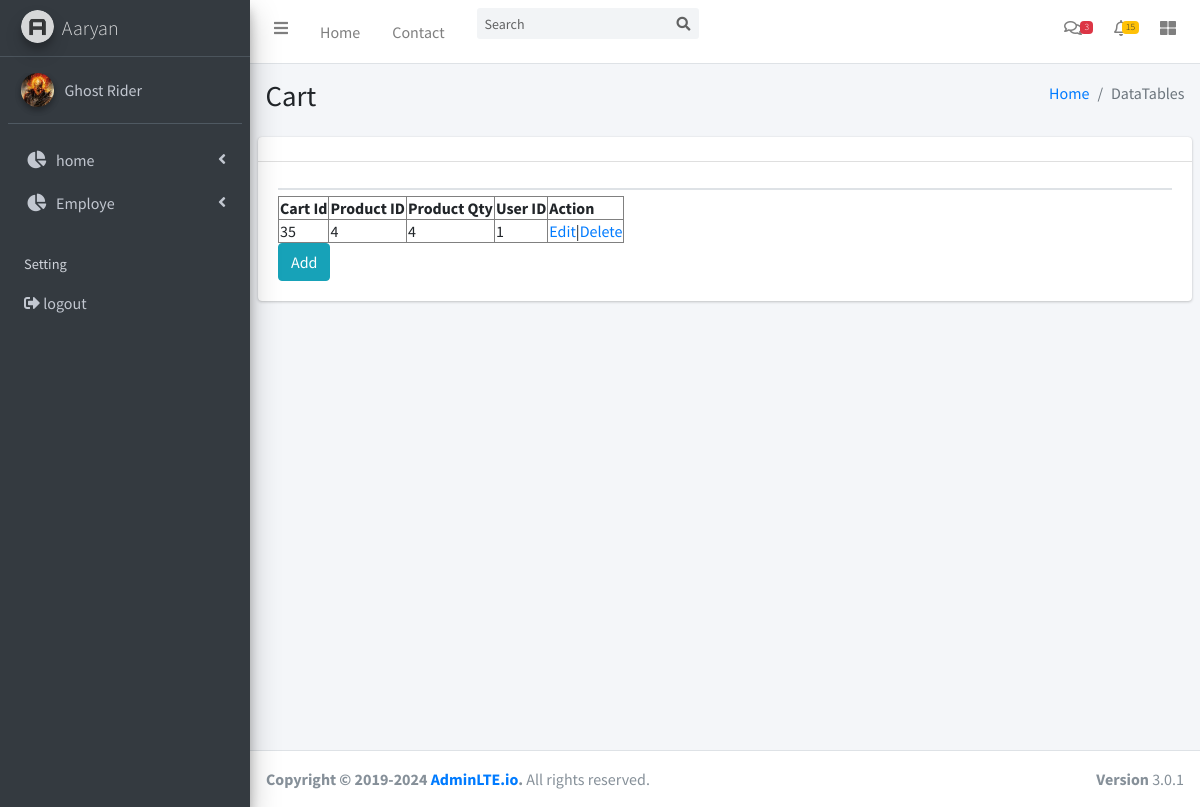
Screenshot of /adminLTE-theme/cart.php with the database file from the repository.
### tables this page shows
CREATE TABLE `tbl_cart` (
  `cart_id` int(11) NOT NULL,
  `product_id` int(11) NOT NULL,
  `product_qty` int(11) NOT NULL,
  `user_id` int(11) NOT NULL
);

### adminLTE-theme/cart.php (the view, shortened to what this page needs)
<?php
require './at_class1.php';
?>
<!DOCTYPE html>
<html>
<head>
    <link rel="stylesheet" href="plugins/fontawesome-free/css/all.min.css">
    <link rel="stylesheet" href="https://code.ionicframework.com/ionicons/2.0.1/css/ionicons.min.css">
    <link rel="stylesheet" href="plugins/datatables-bs4/css/dataTables.bootstrap4.css">
    <link rel="stylesheet" href="dist/css/adminlte.min.css">
</head>
<body class="hold-transition sidebar-mini">
    <div class="wrapper">
        <?php
        include './topmenu.php';
        ?>
        <?php
        include './sidebar.php'
        ?>
        <div class="content-wrapper">
            <section class="content-header">
                <div class="container-fluid">
                    <div class="row mb-2">
                        <div class="col-sm-6">
                            <h1>Cart</h1>
                        </div>
                        <div class="col-sm-6">
                            <ol class="breadcrumb float-sm-right">
                                <li class="breadcrumb-item"><a href="#">Home</a></li>
                                <li class="breadcrumb-item active">DataTables</li>
                            </ol>
                        </div>
                    </div>
                </div>
            </section>
            <section class="content">
                <div class="row">
                    <div class="col-12">
                        <div class="card">
                            <div class="card-header">
                            </div>
                            <div class="card-body">
                                <table id="example1" class="table table-bordered table-striped">
                                    <thead>
                                        <tr>
                                            <table border='1'>
                                                <tr>
                                                    <th>Cart Id</th>
                                                    <th>Product ID</th>
                                                    <th>Product Qty</th>
                                                    <th>User ID</th>
                                                    <th>Action</th>
                                                </tr>
                                    </thead>
                                    <tbody>
                                        <?php
                                        $q = mysqli_query($connection, "select * from tbl_cart") or die(mysqli_error($connection));
                                        while ($row = mysqli_fetch_array($q)) {
                                            echo "<tr>";
                                            echo "<td>{$row['cart_id']}</td>";
                                            echo "<td>{$row['product_id']}</td>";
                                            echo "<td>{$row['product_qty']}</td>";
                                            echo "<td>{$row['user_id']}</td>";
                                            echo"<td><a href='edit4.php?eid={$row['cart_id']}'>Edit</a>|<a href='cart.php?did={$row['cart_id']}'onclick='return confirmDelete()'>Delete</a></td>";
                                            echo "</tr>";
                                        }
                                        ?>
                                    </tbody>
                                </table>
                                <button type="button" onclick="window.location='addCart.php';" class="btn btn-info">Add</button>
                            </div>
                        </div>
                    </div>
                </div>
            </section>
        </div>
        <footer class="main-footer">
            <div class="float-right d-none d-sm-block">
                <b>Version</b> 3.0.1
            </div>
            <strong>Copyright &copy; 2019-2024 <a href="http://adminlte.io">AdminLTE.io</a>.</strong> All rights
            reserved.
        </footer>
    </div>
</body>
</html>

### rows the page displays
tbl_cart: cart_id "35", product "4", product_qty "4", user "1"
